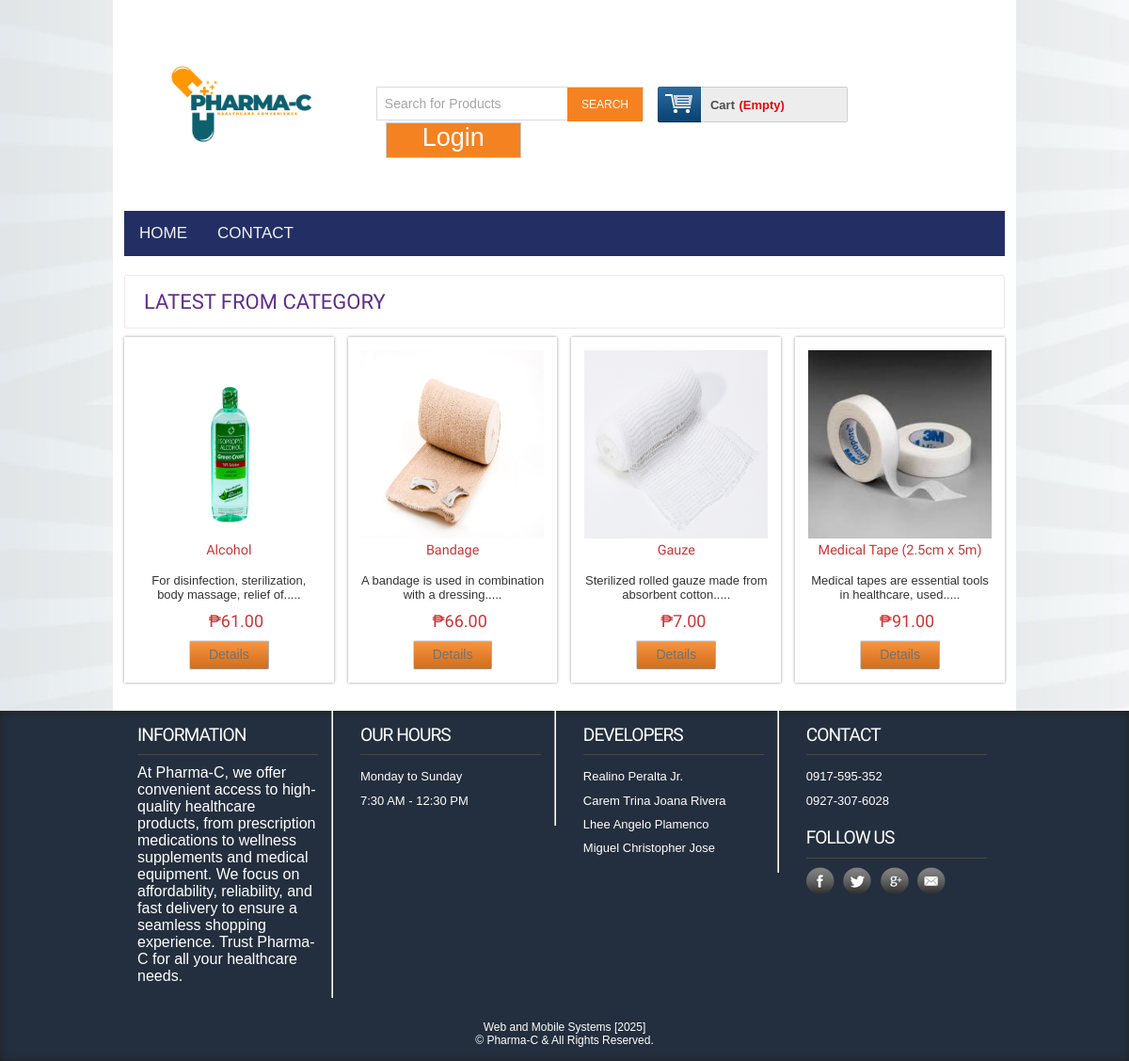
/productbycat.php?catId=31, run on the app's committed database.
### tables this page shows
CREATE TABLE `tbl_product` (
  `productId` int(11) NOT NULL,
  `productName` varchar(255) NOT NULL,
  `catId` int(11) NOT NULL,
  `brandId` int(11) NOT NULL,
  `body` text NOT NULL,
  `price` float(10,2) NOT NULL,
  `image` varchar(255) NOT NULL,
  `type` tinyint(4) NOT NULL DEFAULT 0
);

### classess/Product.php (called while the page is built, shortened)
<?php
$filepath = realpath(dirname(__FILE__));
include_once ($filepath.'/../lib/Database.php');
include_once ($filepath.'/../helpers/Formate.php');
?>
<?php
class Product{
private $db;
	public function __construct()
	{
		$this->db = new Database();
	}
public function productByCat($id){
$catId       = mysqli_real_escape_string($this->db->link,$id);
$query       = "SELECT * FROM tbl_product WHERE catId = '$catId'";
$result      = $this->db->select($query);
return $result;
}
}
?>

### lib/Database.php (called while the page is built, shortened)
<?php
Class Database{
 public $host   = DB_HOST;
 public $user   = DB_USER;
 public $pass   = DB_PASS;
 public $dbname = DB_NAME;
 public $link;
private function connectDB(){
 $this->link = new mysqli($this->host, $this->user, $this->pass,
  $this->dbname);
 }
public function select($query){
  $result = $this->link->query($query) or
   die($this->link->error.__LINE__);
  if($result->num_rows > 0){
    return $result;
  } else {
    return false;
  }
 }
}

### helpers/Formate.php (called while the page is built, shortened)
<?php
class Format{
 public function textShorten($text, $limit = 400){
  $text = $text. " ";
  $text = substr($text, 0, $limit);
  $text = substr($text, 0, strrpos($text, ' '));
  $text = $text.".....";
  return $text;
 }
}
?>

### productbycat.php (the view, shortened to what this page needs)
<?php include 'inc/header.php';?>
<?php
if (!isset($_GET['catId']) || $_GET['catId'] == NULL) {
   echo "<script>window.location='404.php';</script>";
} else {
    $id = preg_replace('/[^-a-zA-Z0-9_]/', '', $_GET['catId']);
}
 ?>
 <div class="main">
    <div class="content">
    	<div class="content_top">
    		<div class="heading">
    		<h3>Latest from Category</h3>
    		</div>
    	</div>
	      <div class="section group">
	      	<?php
	      	$productbycat = $pd->productByCat($id);
	      	if ($productbycat) {
	      		while ($result = $productbycat->fetch_assoc()) {
	      	 ?>
				<div class="grid_1_of_4 images_1_of_4">
					<a href="details.php?proid=<?php echo $result['productId']; ?>"><img src="admin/<?php echo $result['image']; ?>" alt="" /></a>
					 <h2><?php echo $result['productName']; ?></h2>
					 <p><?php echo $fm->textShorten($result['body'],60); ?></p>
					 <p><span class="price">₱<?php echo $result['price']; ?></span></p>
				     <div class="button"><span><a href="details.php?proid=<?php echo $result['productId']; ?>" class="details">Details</a></span></div>
				</div>
			<?php }}else{
				header("location:404.php");
			} ?>
			</div>
    </div>
 </div>
<?php include 'inc/footer.php';?>

### css/newstyle.css (style rules this page uses)
html,body,div,span,applet,object,iframe,h1,h2,h3,h4,h5,h6,p,blockquote,pre,a,abbr,acronym,address,big,cite,code,del,dfn,em,img,ins,kbd,q,s,samp,small,strike,strong,sub,sup,tt,var,b,u,i,dl,dt,dd,ol,nav ul,nav li,fieldset,form,label,legend,table,caption,tbody,tfoot,thead,tr,th,td,article,aside,canvas,details,embed,figure,figcaption,footer,header,hgroup,menu,nav,output,ruby,section,summary,time,mark,audio,video { margin:0;padding:0;border:0;font-size:100%;font:inherit;vertical-align:baseline; }
a { text-decoration:none; }
img { max-width:100%; }
body { font-family:Arial, Helvetica, sans-serif; background:url(../images/body_bg.jpg); }
.section { clear: both; padding: 0px; margin: 0px; }
.group:before, .group:after { content:""; display:table; }
.group:after { clear:both; }
.group { zoom:1; }
.content { padding:20px 0; background:#FFF; }
.content h2 { font-size:23px; color:#6C6C6C; font-family: 'Monda', sans-serif; }
.content_top { padding:15px 20px; border:1px solid #EBE8E8; border-radius:3px; }
.heading { float:left; margin-right:10%; }
.heading h3 { font-family: 'Monda', sans-serif; font-size:22px; color:#602D8D; text-transform:uppercase; }
.grid_1_of_4 { display: block; float:left; margin: 1% 0 1% 1.6%; box-shadow: 0px 0px 3px rgb(150, 150, 150); }
.grid_1_of_4:first-child { margin-left: 0; }
.images_1_of_4 { width: 20.8%; padding:1.5%; text-align:center; position:relative; }
.images_1_of_4 img { height: 200px; max-width:100%; }
.images_1_of_4 h2 { color: #CC3636; font-family: 'Monda', sans-serif; font-size:0.9em; font-weight : normal; }
.images_1_of_4 p { font-size:0.8125em; padding:0.4em 0; color: #333; }
.images_1_of_4 p span.price { font-size:18px; font-family: 'Monda', sans-serif; color: #CC3636; margin-left:15px; }
.images_1_of_4 .button { float: left; line-height: 1.9em; margin-top: 0.3em; width: 100%; }
.images_1_of_4 .button a { padding:7px 20px; font-size:0.8em; }
.images_1_of_4 .button a { font-family: "Trebuchet MS",Arial,Helvetica,sans-serif; font-size: 14px; line-height: 15px; text-transform: none; color: #737370; text-decoration: none!important; background:#F58220 url(../images/large-button-overlay.png); display: inline-block; border-left: 1px solid #D4D4D4!important; border-right: 1px solid #ADADAD!important; border-top: 1px solid #E0E0E0!important; border-bottom: 1px solid #9C9C9C!important; cursor: pointer!important; margin: 0 2px; border-radius: 2px; -moz-border-radius: 2px; -webkit-border-radius: 2px; -webkit-transition: all 0.5s ease; -moz-transition: all 0.5s ease; -o-transition: all 0.5s ease; transition: all 0.5s ease; }

### css/tougle.css (style rules this page uses)
body { margin: 0; font-family: Arial, Helvetica, sans-serif; }

### data on the page
tbl_product: image (picture), productName "Alcohol", body "For disinfection, sterilization, body massage, relief of.....", price "61.00"
tbl_product: image (picture), productName "Bandage", body "A bandage is used in combination with a dressing.....", price "66.00"
tbl_product: image (picture), productName "Gauze", body "Sterilized rolled gauze made from absorbent cotton.....", price "7.00"
tbl_product: image (picture), productName "Medical Tape (2.5cm x 5m)", body "Medical tapes are essential tools in healthcare, used.....", price "91.00"
